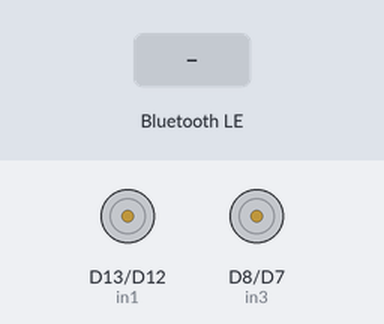
Recording of a sketch running on a simulated Arduino Nano 33 IoT. On the bench: motor-driver pin pairs drawn as motors (green arrow = first pin HIGH = forward, orange = second pin HIGH = backward, longer = more drive, scaled by the enable pin). Inputs (shaded band) come from the test bench. Nothing arrives over Bluetooth unless stated; a phone connects over Bluetooth LE 3 s after start.

Above: at 3.8 s.
3.9 s: Bluetooth LE write "l" received
At 4.3 s:
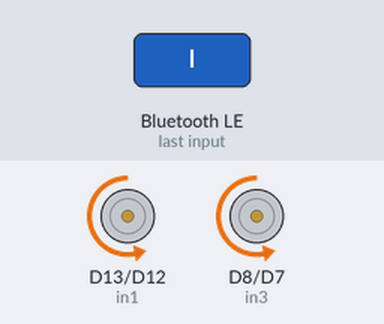
5.9 s: Bluetooth LE write "r" received
At 6.3 s:
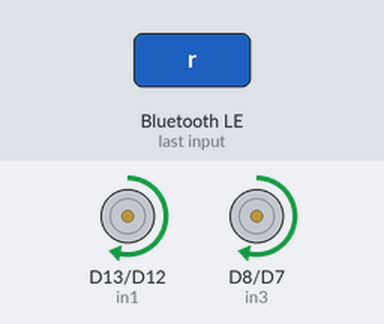
Timing chart, 0 to 8.9 s (numbered marks = the images above; inputs shaded):
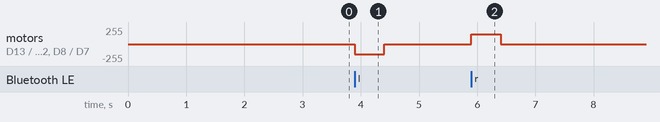

Measured:
- after the input at 3.9 s, motor on D13 (in1) / D12 (in2), motor on D8 (in3) / D7 (in4): stopped → backward 150/255 at once, → stopped 0.50 s later
- after the input at 5.9 s, motor on D13 (in1) / D12 (in2), motor on D8 (in3) / D7 (in4): stopped → forward 150/255 at once, → stopped 0.50 s later

The sketch:

motorDriverBLEnew.ino
```cpp
#include <ArduinoBLE.h>

// --- Motor Pins ---
#define enA 11
#define enB 6
#define in1 13
#define in2 12
#define in3 8
#define in4 7

// --- Sensors & Constants ---
#define photocellPin A2
const int whiteTapeThreshold = 60; // Value > 60 means white tape detected
const int cruiseSpeed = 150;       // Fixed speed for all movements
const int turnDuration = 500;      // Milliseconds it takes to turn 90 degrees (adjust this!)

char currentCommand = 's'; // Tracks what the car is currently doing

BLEService carService("19B10000-E8F2-537E-4F6C-D104768A1214");
BLEByteCharacteristic controlChar("19B10001-E8F2-537E-4F6C-D104768A1214", BLEWrite | BLENotify);

void setup() {
  pinMode(enA, OUTPUT); pinMode(enB, OUTPUT);
  pinMode(in1, OUTPUT); pinMode(in2, OUTPUT);
  pinMode(in3, OUTPUT); pinMode(in4, OUTPUT);

  if (!BLE.begin()) { while (1); }

  BLE.setLocalName("Neil-SmartCar");
  BLE.setAdvertisedService(carService);
  carService.addCharacteristic(controlChar);
  BLE.addService(carService);
  BLE.advertise();
}

void loop() {
  BLEDevice central = BLE.central();

  if (central) {
    while (central.connected()) {
      // 1. Check for new BLE commands
      if (controlChar.written()) {
        currentCommand = (char)controlChar.value();
        handleNewCommand(currentCommand);
      }

      // 2. Continuous Logic for Forward/Backward
      if (currentCommand == 'f' || currentCommand == 'b') {
        int lightValue = analogRead(photocellPin);

        // Stop if we hit the white tape
        if (lightValue > whiteTapeThreshold) {
          stopCar();
          currentCommand = 's'; // Reset command so it doesn't keep trying to move
        }
      }
    }
    stopCar();
  }
}

void handleNewCommand(char cmd) {
  switch(cmd) {
    case 'f': driveForward(cruiseSpeed); break;
    case 'b': driveBackward(cruiseSpeed); break;
    case 's': stopCar(); break;

    case 'l':
      turnLeft(cruiseSpeed);
      delay(turnDuration); // Moves for a set time to hit ~90 degrees
      stopCar();
      currentCommand = 's'; // Stop the loop logic
      break;

    case 'r':
      turnRight(cruiseSpeed);
      delay(turnDuration);
      stopCar();
      currentCommand = 's';
      break;
  }
}

// --- Standard Movement Functions ---
void driveForward(int spd) {
  digitalWrite(in1, LOW);  digitalWrite(in2, HIGH);
  digitalWrite(in3, HIGH); digitalWrite(in4, LOW);
  analogWrite(enA, spd);   analogWrite(enB, spd);
}

void driveBackward(int spd) {
  digitalWrite(in1, HIGH); digitalWrite(in2, LOW);
  digitalWrite(in3, LOW);  digitalWrite(in4, HIGH);
  analogWrite(enA, spd);   analogWrite(enB, spd);
}

void turnLeft(int spd) {
  digitalWrite(in1, LOW);  digitalWrite(in2, HIGH);
  digitalWrite(in3, LOW);  digitalWrite(in4, HIGH);
  analogWrite(enA, spd);   analogWrite(enB, spd);
}

void turnRight(int spd) {
  digitalWrite(in1, HIGH); digitalWrite(in2, LOW);
  digitalWrite(in3, HIGH); digitalWrite(in4, LOW);
  analogWrite(enA, spd);   analogWrite(enB, spd);
}

void stopCar() {
  digitalWrite(in1, LOW); digitalWrite(in2, LOW);
  digitalWrite(in3, LOW); digitalWrite(in4, LOW);
  analogWrite(enA, 0);    analogWrite(enB, 0);
}
```
